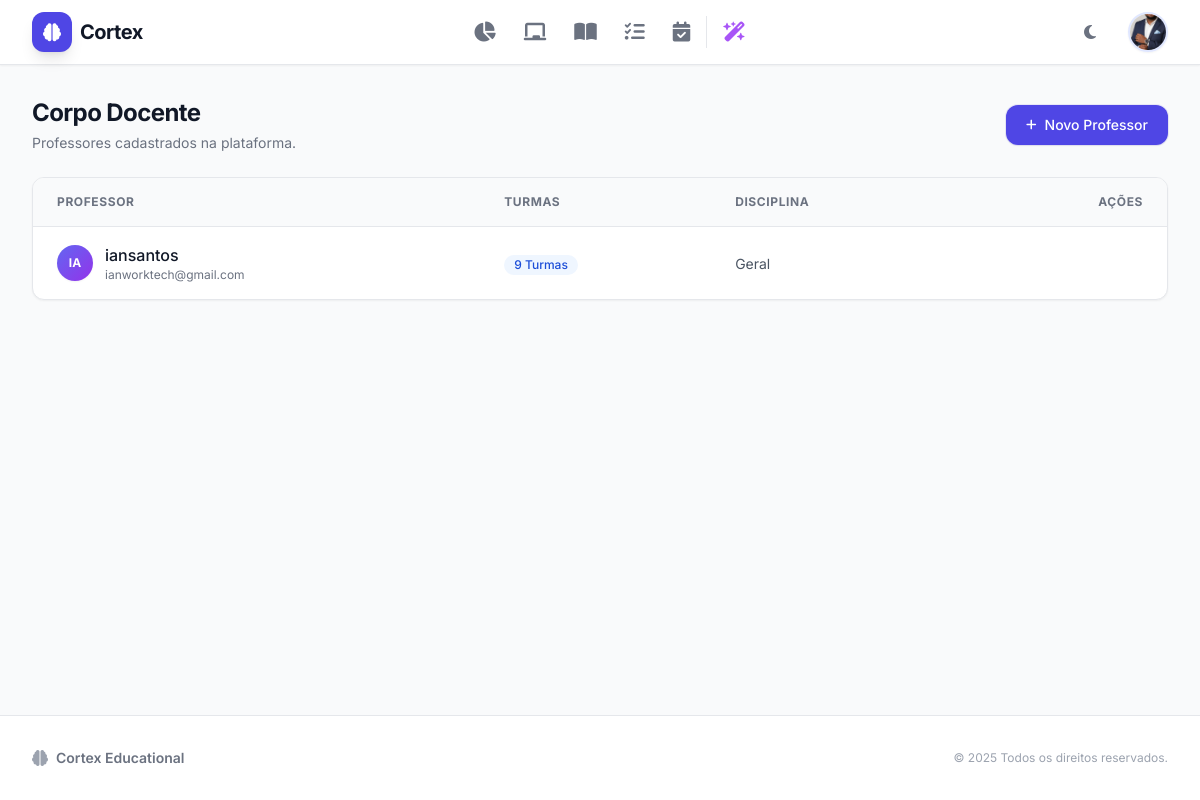
Page /professores (signed in) on the committed database.
### models.py (models this page shows, shortened)
class User(db.Model, UserMixin):
    __tablename__ = 'users'
    id = db.Column(db.Integer, primary_key=True)
    username = db.Column(db.String(80), unique=True, nullable=False)
    password_hash = db.Column(db.String(128), nullable=False)
    is_professor = db.Column(db.Boolean, default=True) # Se False, é aluno ou admin
    is_admin = db.Column(db.Boolean, default=False)    # Se True, vê dados de todos
    escola_id = db.Column(db.Integer, db.ForeignKey('escolas.id'), nullable=True)
    email_contato = db.Column(db.String(120), nullable=True)
    telefone = db.Column(db.String(20), nullable=True)
    foto_perfil_path = db.Column(db.String(255), nullable=True)
    genero = db.Column(db.String(20), default='Masculino')
    lembretes = db.relationship('Lembrete', backref='autor', lazy=True, cascade='all, delete-orphan')
    turmas = db.relationship('Turma', backref='autor', lazy=True, cascade='all, delete-orphan')
    horarios = db.relationship('Horario', backref='autor', lazy=True, cascade='all, delete-orphan')
    entradas_diario = db.relationship('DiarioBordo', backref='autor_diario', lazy=True, cascade='all, delete-orphan', foreign_keys='DiarioBordo.id_user')
    notificacoes = db.relationship('Notificacao', backref='destinatario', lazy=True, cascade='all, delete-orphan')

### blueprints/core.py (the view)
@core_bp.route('/professores')
@login_required
def listar_professores():
    professores = User.query.filter_by(is_professor=True).all()
    return render_template('listar_professores.html', professores=professores)

### templates/listar_professores.html (shortened to what this page needs)
{% extends "base.html" %}
{% block content %}
<div class="space-y-6">
    <div class="flex flex-col sm:flex-row sm:items-center justify-between gap-4">
        <div>
            <h1 class="text-2xl font-bold text-gray-900 tracking-tight font-display">Corpo Docente</h1>
            <p class="text-sm text-gray-500 mt-1">Professores cadastrados na plataforma.</p>
        </div>
        <a href="{{ url_for('core.add_professor') }}"
           class="inline-flex items-center justify-center gap-2 bg-indigo-600 hover:bg-indigo-700 text-white px-5 py-2.5 rounded-xl text-sm font-medium transition-all shadow-sm ring-1 ring-indigo-700/10">
            <i class="fas fa-plus text-xs"></i>
            <span>Novo Professor</span>
        </a>
    </div>
    <div class="bg-white rounded-xl shadow-sm border border-gray-200 overflow-hidden">
        <div class="overflow-x-auto">
            <table class="w-full text-left border-collapse">
                <thead>
                    <tr class="bg-gray-50 border-b border-gray-200 text-xs uppercase text-gray-500 font-semibold tracking-wider">
                        <th class="px-6 py-4">Professor</th>
                        <th class="px-6 py-4">Turmas</th>
                        <th class="px-6 py-4">Disciplina</th>
                        <th class="px-6 py-4 text-right">Ações</th>
                    </tr>
                </thead>
                <tbody class="divide-y divide-gray-100">
                    {% for prof in professores %}
                    <tr class="hover:bg-gray-50 transition-colors group">
                        <td class="px-6 py-4">
                            <div class="flex items-center gap-3">
                                <div class="w-9 h-9 rounded-full bg-gradient-to-br from-indigo-500 to-purple-600 text-white flex items-center justify-center text-xs font-bold shadow-sm">
                                    {{ prof.username[:2].upper() }}
                                </div>
                                <div>
                                    <div class="font-medium text-gray-900">{{ prof.username }}</div>
                                    <div class="text-xs text-gray-500">{{ prof.email_contato }}</div>
                                </div>
                            </div>
                        </td>
                        <td class="px-6 py-4">
                            <span class="inline-flex items-center px-2.5 py-0.5 rounded-full text-xs font-medium bg-blue-50 text-blue-700">
                                {{ prof.turmas|length }} Turmas
                            </span>
                        </td>
                        <td class="px-6 py-4">
                            <span class="text-sm text-gray-600">{{ prof.disciplina or 'Geral' }}</span>
                        </td>
                        <td class="px-6 py-4 text-right">
                        </td>
                    </tr>
                    {% else %}
                    <tr><td colspan="4" class="px-6 py-8 text-center text-gray-500">Nenhum professor encontrado.</td></tr>
                    {% endfor %}
                </tbody>
            </table>
        </div>
    </div>
</div>
{% endblock %}

### templates/base.html (shortened to what this page needs)
<!DOCTYPE html>
<html lang="pt-br" class="light">
<head>
    <script src="https://cdn.tailwindcss.com"></script>
    <link rel="stylesheet" href="https://cdnjs.cloudflare.com/ajax/libs/font-awesome/6.4.0/css/all.min.css">
</head>
<body class="bg-gray-50 text-gray-800 flex flex-col min-h-screen dark:bg-gray-900 dark:text-gray-100 transition-colors duration-300">
    <nav class="bg-white border-b border-gray-200 sticky top-0 z-50 shadow-sm dark:bg-gray-800 dark:border-gray-700">
        <div class="max-w-7xl mx-auto px-4 sm:px-6 lg:px-8">
            <div class="flex justify-between h-16">
                <div class="flex items-center">
                    <a href="{{ url_for('core.index') }}" class="flex items-center gap-2 group">
                        <div class="w-10 h-10 bg-indigo-600 rounded-xl flex items-center justify-center text-white shadow-lg transform group-hover:scale-105 transition-transform">
                            <i class="fas fa-brain text-lg"></i>
                        </div>
                        <span class="font-bold text-xl text-gray-900 tracking-tight hidden sm:block group-hover:text-indigo-600 transition-colors dark:text-white dark:group-hover:text-indigo-400">Cortex</span>
                    </a>
                </div>
                {% if current_user.is_authenticated %}
                <div class="hidden md:flex items-center justify-center space-x-1">
                    <a href="{{ url_for('core.dashboard') }}" class="nav-item p-3 rounded-xl text-gray-500 hover:bg-indigo-50 hover:text-indigo-600 transition-all duration-200 dark:text-gray-400 dark:hover:bg-gray-700 dark:hover:text-indigo-400 group">
                        <i class="fas fa-chart-pie text-xl"></i>
                    </a>
                    <a href="{{ url_for('core.listar_turmas') }}" class="nav-item p-3 rounded-xl text-gray-500 hover:bg-indigo-50 hover:text-indigo-600 transition-all duration-200 dark:text-gray-400 dark:hover:bg-gray-700 dark:hover:text-indigo-400 group">
                        <i class="fas fa-chalkboard text-xl"></i>
                    </a>
                    <a href="{{ url_for('planos.listar_planos') }}" class="nav-item p-3 rounded-xl text-gray-500 hover:bg-indigo-50 hover:text-indigo-600 transition-all duration-200 dark:text-gray-400 dark:hover:bg-gray-700 dark:hover:text-indigo-400 group">
                        <i class="fas fa-book-open text-xl"></i>
                    </a>
                    <a href="{{ url_for('core.listar_atividades') }}" class="nav-item p-3 rounded-xl text-gray-500 hover:bg-indigo-50 hover:text-indigo-600 transition-all duration-200 dark:text-gray-400 dark:hover:bg-gray-700 dark:hover:text-indigo-400 group">
                        <i class="fas fa-tasks text-xl"></i>
                    </a>
                    <a href="{{ url_for('planos.diario_bordo') }}" class="nav-item p-3 rounded-xl text-gray-500 hover:bg-indigo-50 hover:text-indigo-600 transition-all duration-200 dark:text-gray-400 dark:hover:bg-gray-700 dark:hover:text-indigo-400 group">
                        <i class="fas fa-calendar-check text-xl"></i>
                    </a>
                    <a href="{{ url_for('planos.gerar_prova') }}" class="nav-item p-3 rounded-xl text-purple-500 hover:bg-purple-50 hover:text-purple-600 transition-all duration-200 dark:text-purple-400 dark:hover:bg-gray-700 group" title="IA Generator">
                        <i class="fas fa-wand-magic-sparkles text-xl"></i>
                    </a>
                </div>
                <div class="hidden md:flex items-center gap-4">
                    <button id="theme-toggle" class="p-2 rounded-lg text-gray-500 hover:bg-gray-100 dark:text-gray-400 dark:hover:bg-gray-700 focus:outline-none transition-colors" title="Alternar Tema">
                        <i class="fas fa-moon" id="theme-icon"></i>
                    </button>
                    <div class="relative group ml-2">
                        <button type="button" class="flex items-center focus:outline-none transition-transform hover:scale-105">
                            {% if current_user.foto_perfil_path %}
                                <img class="h-10 w-10 rounded-full object-cover border-2 border-indigo-100 shadow-sm hover:border-indigo-300 transition-colors"
                                     src="{{ url_for('static', filename='uploads/' + current_user.foto_perfil_path) }}"
                                     alt="Perfil"
                                     onerror="this.style.display='none'; this.nextElementSibling.style.display='flex';">
                            {% else %}
                                <div class="h-10 w-10 rounded-full bg-gradient-to-br from-indigo-500 to-purple-600 text-white flex items-center justify-center font-bold text-sm shadow-md border-2 border-white dark:border-gray-800">
                                    {{ current_user.username[:2].upper() }}
                                </div>
                            {% endif %}
                        </button>
                    </div>
                </div>
                {% endif %}
            </div>
        </div>
    </nav>
    <main class="flex-grow py-8 bg-gray-50 dark:bg-gray-900 transition-colors duration-300">
        <div class="max-w-7xl mx-auto px-4 sm:px-6 lg:px-8">
            {% block content %}{% endblock %}
        </div>
    </main>
    <footer class="bg-white border-t border-gray-200 mt-auto dark:bg-gray-800 dark:border-gray-700">
        <div class="max-w-7xl mx-auto py-8 px-4 sm:px-6 lg:px-8">
            <div class="flex flex-col md:flex-row justify-between items-center gap-4">
                <div class="flex items-center gap-2">
                    <i class="fas fa-brain text-gray-400"></i>
                    <span class="text-sm font-semibold text-gray-500 dark:text-gray-400">Cortex Educational</span>
                </div>
                <p class="text-center text-xs text-gray-400 dark:text-gray-500">
                    &copy; 2025 Todos os direitos reservados.
                </p>
            </div>
        </div>
    </footer>
</body>
</html>

### templates/base.html (style rules this page uses)
body { font-family: 'Inter', sans-serif; }
.nav-item { position: relative; display: flex; align-items: center; justify-content: center; }

### rows in the picture
User: foto_perfil_path (picture), username "IA", username "iansantos", email_contato "ianworktech@gmail.com", turmas|length "9", disciplina "Geral"
